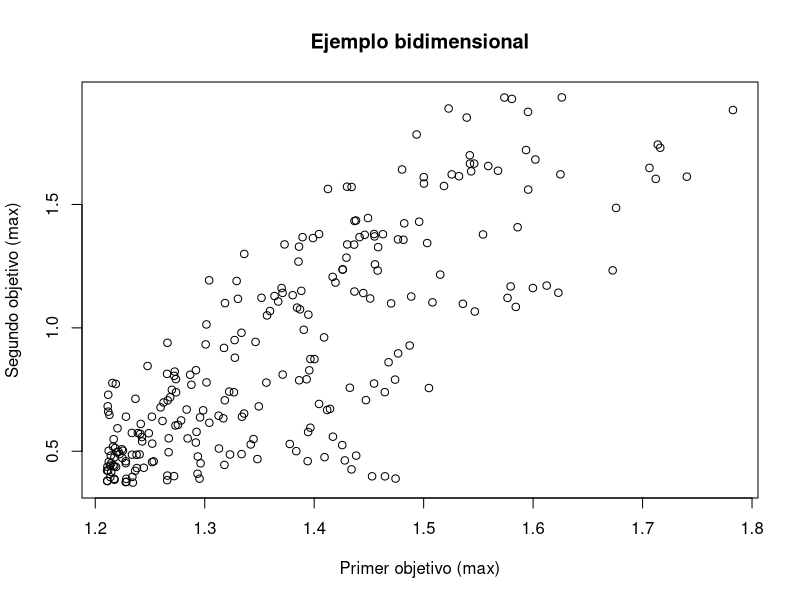
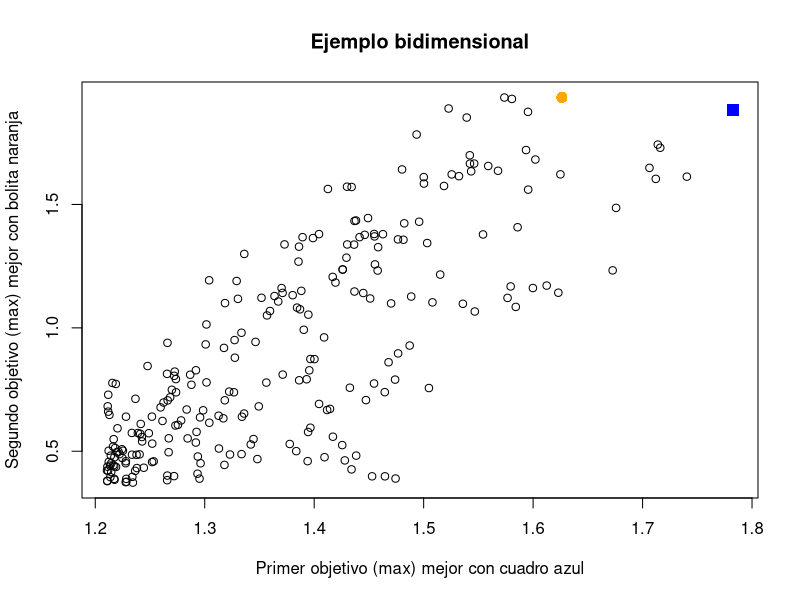

Source code (R) for these figures, in order:
poli <- function(maxdeg, varcount, termcount) {
    f <- data.frame(variable=integer(),
                    coef=integer(),
                    degree=integer())
    for (t in 1:termcount) {
        var <- sample(1:varcount, 1)
        deg <- sample(0:maxdeg, 1)
        f <-  rbind(f, c(var, runif(1), deg))
    }
    names(f) <- c("variable", "coef", "degree")
    return(f)
}

eval <- function(pol, vars) {
    value <- 0.0
    terms = dim(pol)[1]
    for (t in 1:terms) {
        term <- pol[t,]
        aport = term$coef * vars[term$variable]^term$degree
        value <-  value + aport
    }
    return(value)
}

vc <- 4
md <- 3
tc <- 5
k <- 2 # cuantas funciones objetivo
obj <- list()
for (i in 1:k) {
    obj[[i]] <- poli(md, vc, tc)
}
minim <- (runif(k) > 0.5) # <- NUEVA
n <- 250 # cuantas soluciones aleatorias
sol <- matrix(runif(vc * n), nrow=n, ncol=vc)
val <- matrix(rep(NA, k * n), nrow=n, ncol=k)
for (i in 1:n) { # evaluamos las soluciones
    for (j in 1:k) { # para todos los objetivos
        val[i, j] <- eval(obj[[j]], sol[i,])
    }
}
# minimizar f = maximizar -f
mejor1 <- which.max((1 + (-2 * minim[1])) * val[,1])
mejor2 <- which.max((1 + (-2 * minim[2])) * val[,2])
cual <- c("max", "min") # FALSE (0) -> 1, TRUE (1) -> 2
xl <- paste("Primer objetivo (", cual[minim[1] + 1], ")", sep="")
yl <- paste("Segundo objetivo (", cual[minim[2] + 1], ")", sep="")
png("p11_init.png")
plot(val[,1], val[,2], xlab=xl, ylab=yl, main="Ejemplo bidimensional")
graphics.off()
png("p11_mejores.png")
plot(val[,1], val[,2], xlab=paste(xl, "mejor con cuadro azul"),
     ylab=paste(yl,"mejor con bolita naranja"),
     main="Ejemplo bidimensional")
# mejor con cuadro azul para el primer objetivo
points(val[mejor1, 1], val[mejor1, 2], col="blue", pch=15, cex=1.5)
# mejor con bola naranja para el segundo objetivo
points(val[mejor2, 1], val[mejor2, 2], col="orange", pch=16, cex=1.5)
graphics.off()
